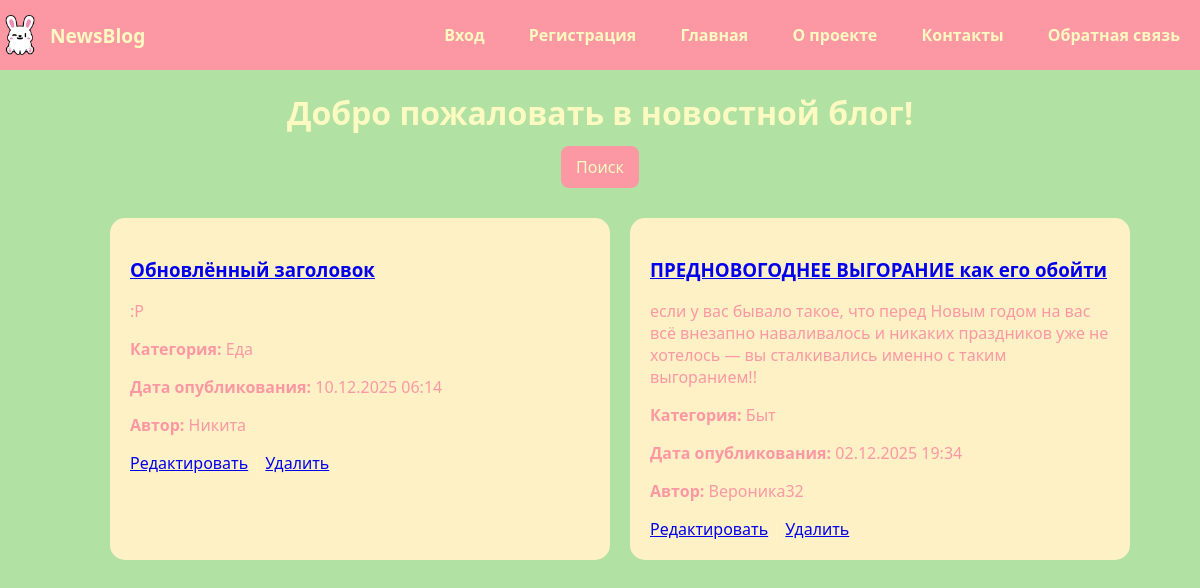
/, run on an earlier commit of the app's database.
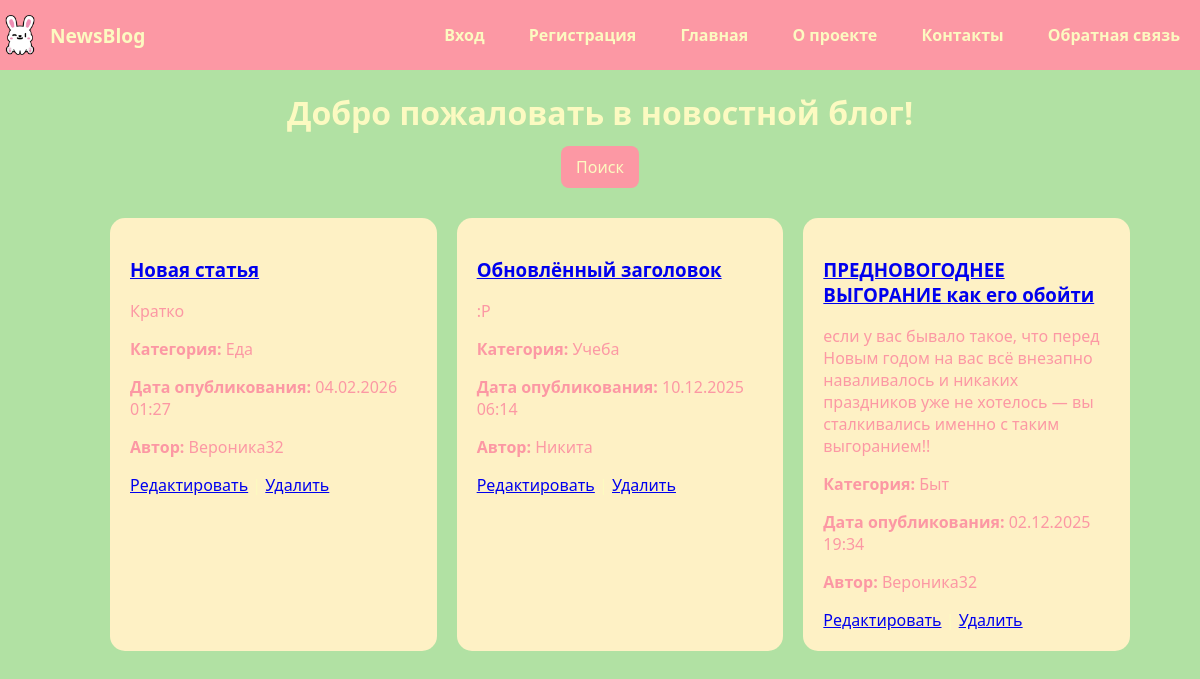
And on a later commit of the database.
### statiysate/models.py (models this page shows, shortened)
class Article(models.Model):
    title=models.CharField(max_length=200, verbose_name="Название статьи")
    short_description=models.TextField(max_length=400, verbose_name="Краткое описание")
    text=models.TextField(verbose_name="Текст статьи")
    created_at=models.DateTimeField(auto_now_add=True, verbose_name="Дата создания")
    user = models.ForeignKey(User, on_delete=models.CASCADE, related_name="articles", verbose_name="Автор", default=1)
    CATEGORY_CHOICES = [
        ("bit", "Быт"),
        ("studies", "Учеба"),
        ("work", "Работа"),
        ("food", "Еда"),
        ("emergency", "ЧП"),
        ("other", "Другое"),
    ]
    category = models.CharField(max_length=50, choices=CATEGORY_CHOICES, default="other",verbose_name="Категория")
    class Meta:
        verbose_name="Статья"
        verbose_name_plural="Статьи"
        ordering=['-created_at']

class User(AbstractUser):
    username=None
    name=models.CharField(max_length=100, unique=True, verbose_name="Имя пользователя")
    USERNAME_FIELD = 'name'
    REQUIRED_FIELDS = ['email']
    objects = CustomUserManager()
    class Meta:
        verbose_name="Пользователь"
        verbose_name_plural= "Пользователи"

### statiysate/views.py (the view)
# urls.py: path('', views.article, name='home'),
def article(request):
    articles=Article.objects.all()
    today=timezone.now().date()
    return render(request, 'mainn.html', {'articles': articles, 'today': today})

### temp/mainn.html (shortened to what this page needs)
{% extends 'basee.html' %}
{% block body %}
    <h1 style="text-align: center; color: #fcfac1;">Добро пожаловать в новостной блог!</h1>
<div style="text-align: center; margin-bottom: 20px;">
    {% if user.is_authenticated %}
        <a href="{% url 'create_article' %}"style="background-color: #fc98a4; color: #fcfac1; padding: 10px 15px; border-radius: 8px; text-decoration: none;">
            Создать статью</a>
        <a href="{% url 'article_list' %}"style="background-color: #fc98a4; color: #fcfac1; padding: 10px 15px; border-radius: 8px; text-decoration: none;">
            Поиск</a>
    {% else %}
        <a href="{% url 'article_list' %}"style="background-color: #fc98a4; color: #fcfac1; padding: 10px 15px; border-radius: 8px; text-decoration: none;">
            Поиск</a>
    {% endif %}
</div>
    <ul>
        <div class="articles-grid">
            {% for article in articles %}
                <div class="article-card">
                    <h3>
                        <a href="{% url 'article_detail' article.id %}">{{ article.title }}</a>
                    </h3>
                    <p>{{ article.short_description }}</p>
                    <p><strong>Категория:</strong> {{ article.get_category_display }}</p>
                    <p><strong>Дата опубликования:</strong> {{ article.created_at|date:"d.m.Y H:i" }}</p>
                    <p><strong>Автор:</strong> {{ article.user.name }}</p>
                    <a href="{% url 'edit_article' article.id %}">Редактировать</a> |
                    <a href="{% url 'delete_article' article.id %}">Удалить</a>
                </div>
            {% empty %}
                <p>Пока нет статей.</p>
            {% endfor %}
        </div>
    </ul>
{% endblock body %}

### temp/basee.html (shortened to what this page needs)
<!DOCTYPE html>
<html lang="ru">
<head>
</head>
<body>
    {% load static %}
    <header>
        <div class="logo">
            <img src="{% static 'images/wink.png' %}" alt="Логотип">
            <span>NewsBlog</span>
        </div>
        <nav>
            {% if user.is_authenticated %}
                <p>Привет, {{ user.name }}!</p>
                <form action="{% url 'logout' %}" method="post" style="display:inline;">
                    {% csrf_token %}
                    <button type="submit" style="background:none;border:none;color:#fcfac1;font-weight:bold;cursor:pointer;">
                        Выход
                    </button>
                </form>
            {% else %}
                <a href="{% url 'login' %}">Вход</a>
                <a href="{% url 'register' %}">Регистрация</a>
            {% endif %}
            <a href="{% url 'home' %}">Главная</a>
            <a href="{% url 'about' %}">О проекте</a>
            <a href="{% url 'contactsnum' %}">Контакты</a>
            <a href="{% url 'contact' %}">Обратная связь</a>
        </nav>
    </header>
    <div class="page-content">
        {% block body %}{% endblock body %}
    </div>
</body>
</html>

### temp/basee.html (style rules this page uses)
body { font-family: "Segoe UI", Arial, sans-serif; margin:0; background-color: #b1e1a3; color: #fcfac1; }
header { background-color: #fc98a4; padding: 15px 0; display: flex; align-items: center; justify-content: space-between; flex-wrap: wrap; }
.logo { display: flex; align-items: center; gap: 10px; }
.logo img { height: 40px; width: 40px; border-radius: 8px; object-fit: cover; }
.logo span { font-size: 1.2rem; font-weight: bold; }
nav { display: inline-block; }
nav a { text-decoration: none; color: #fcfac1; font-weight: bold; margin: 0 20px; transition: color 0.3s ease; }
.articles-grid { display: grid; grid-template-columns: repeat(auto-fit, minmax(320px, 1fr)); gap: 20px; padding: 20px; max-width: 1100px; margin: 0 auto; }
.article-card { background-color: #fef1c5; padding: 20px; border-radius: 15px; margin-bottom: 20px; box-sizing: border-box; max-width: 800px; max-higth: 800px; }
.article-card p { color: #fc98a4; white-space: pre-wrap; max-width: 100%; }
.page-content { margin: 20px 50px; }

What changed in the data, as far as the page shows it:
added Article: title "Новая статья", short_description "Кратко", category "Еда", created_at "04.02.2026 01:27", user.name "Вероника32"
changed Article "Обновлённый заголовок": category "Еда" → "Учеба"
